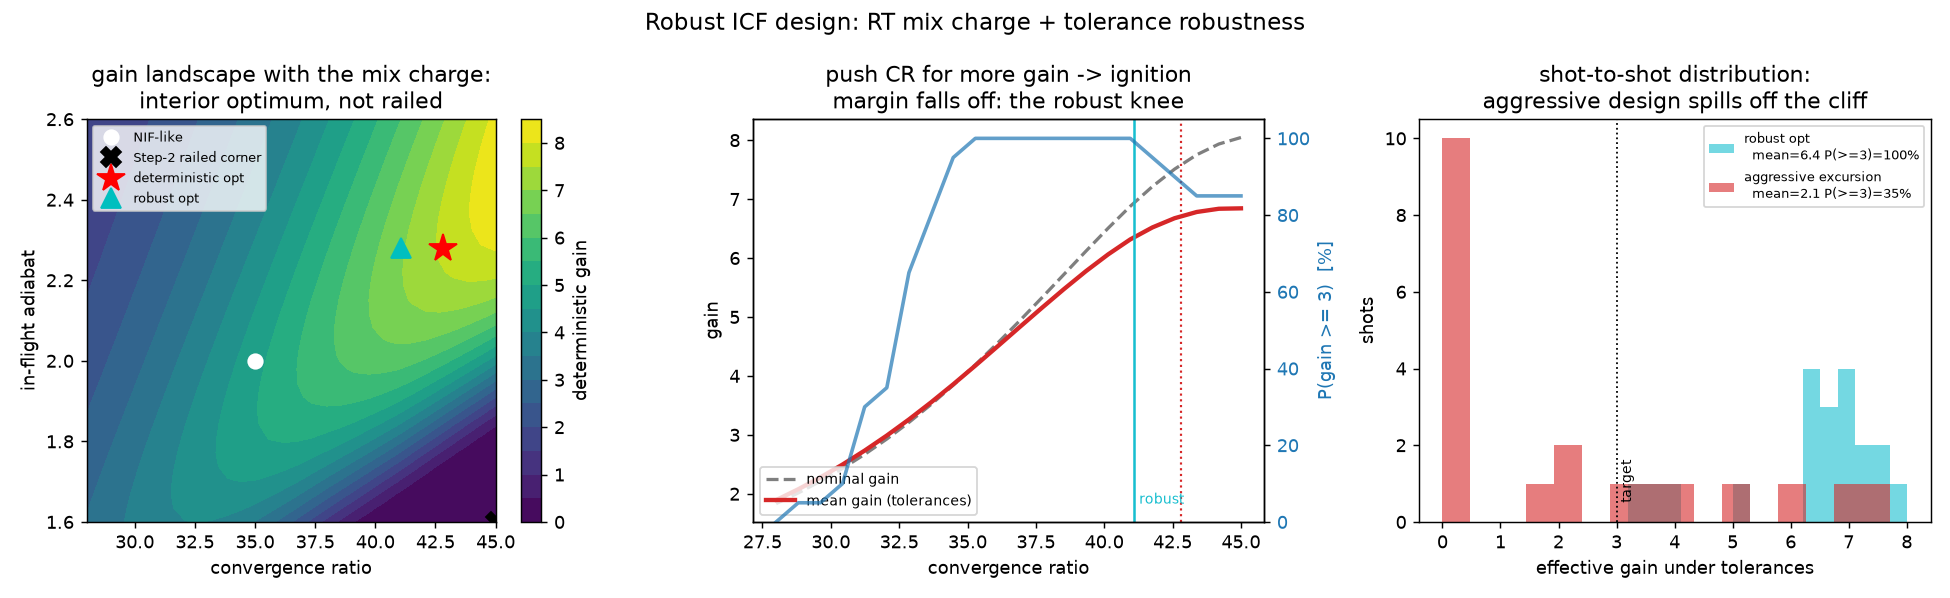

Source code (Python):
r"""
Robust whole-design optimization: max *robust* gain under tolerances.

Step 2 optimized the whole design for gain and the optimum railed -- convergence
high, adiabat low, fuel high -- because nothing charged for the Rayleigh-Taylor
instability that aggressive compression buys. Step 3 adds two things:

  1. THE INSTABILITY CHARGE.  rt_mix.py turns the design into a multimode mix width
     and an ignition-margin penalty. Folded into the objective (as a factor relative
     to the tuned nominal, so NIF's own mix is not double-counted), it removes the
     incentive to rail: the deterministic optimum now sits at an INTERIOR
     convergence / adiabat -- a real ignition-margin sweet spot.

  2. ROBUSTNESS.  A real shot is not the nominal design -- surface finish, drive
     symmetry, adiabat and delivered energy all scatter shot to shot. We Monte-Carlo
     those tolerances (common random numbers, so the objective stays smooth) and
     optimize a ROBUST objective, mean(gain) - K*std(gain). Because the mix penalty
     is a cliff, an aggressive design that wins on paper can spend half its shots
     quenched; the robust optimum backs off the cliff, trading a little nominal gain
     for far higher probability of ignition.

Forward model (all fast: hydro-fit gain, cached RT table, one view-factor solve):

  effective gain = gain_0(E,fuel,CR,adiabat)          [coupled_gain, hydro hot-spot T]
                 x mix_factor(CR,adiabat,sigma_surf)   [rt_mix / nominal]
                 x symmetry_factor(hohlraum)           [view factor -> YOC / nominal]

Run:  python3 robust_design_ml.py
Deps: numpy, scipy, scikit-learn  (matplotlib only for the optional figure)
"""

import os
import sys
import importlib.util

import numpy as np
from scipy.stats import qmc
from scipy.optimize import differential_evolution
from sklearn.neural_network import MLPRegressor
from sklearn.preprocessing import StandardScaler
from sklearn.model_selection import train_test_split
from sklearn.metrics import r2_score


def _load(mod, fname):
    spec = importlib.util.spec_from_file_location(mod, os.path.join(os.path.dirname(__file__), fname))
    m = importlib.util.module_from_spec(spec)
    spec.loader.exec_module(m)
    return m


cg = _load("coupled_gain", "coupled_gain.py")
mix = _load("rt_mix", "rt_mix.py")

sys.path.insert(0, os.path.join(os.path.dirname(__file__), "..", "Rayleigh-Taylor"))
from hohlraum_viewfactor import symmetry               # noqa: E402
from hohlraum_asymmetry import build_forward, performance  # noqa: E402

NAMES  = ["E_laser_MJ", "fuel_ug", "conv_ratio", "adiabat",
          "case_to_capsule", "length_to_diameter", "leh_radius_frac", "inner_frac"]
BOUNDS = np.array([[1.5, 2.4], [0.15, 0.30], [28.0, 45.0], [1.6, 2.6],
                   [2.5, 4.5], [1.2, 2.0], [0.35, 0.65], [0.20, 0.80]])
NOMINAL = np.array([2.05, 0.21, 35.0, 2.0, 3.0, 1.5, 0.50, 0.40])

_FWD = None          # convergent-RT forward model for the YOC stage (built once)
YOC_REF = None       # YOC at the nominal geometry -> symmetry factor = 1 at nominal
MIX_REF = mix.mix_penalty(35.0, 2.0, mix.SIGMA_SURF_REF)   # mix penalty at nominal (~0.85)

# --- tolerances (1-sigma), applied as common random numbers ---
TOL_E      = 0.03      # delivered laser energy      (+/- 3%)
TOL_ADIA   = 0.20      # in-flight adiabat            (drive timing / shock mistiming)
TOL_LOGSIG = 0.45      # surface finish  sigma*exp(N(0,.45))  (~ +/-55%)
TOL_SYM    = 0.12      # drive symmetry factor       (pointing / cone balance jitter)
K_ROBUST   = 1.5       # penalize std at 1.5 sigma
N_MC       = 20        # Monte-Carlo tolerance draws
G_TARGET   = 3.0       # "useful yield" bar for the ignition-margin metric P(gain>=G_TARGET)


def gain0(x):
    return cg.evaluate(cg.Design(x[0]*1e6, x[1]*1e-6, x[2], x[3]))["gain"]


def mix_factor(cr, adiabat, sigma_surf):
    """Mix penalty relative to the tuned nominal (capped at the clean limit)."""
    return min(mix.mix_penalty(cr, adiabat, sigma_surf) / MIX_REF, 1.0 / MIX_REF)


def sym_factor(x):
    a2, a4, a6 = symmetry(x[4], x[5], x[6], x[7])
    yoc, _ = performance(a2, a4, a6, fwd=_FWD)
    return (yoc / YOC_REF) if YOC_REF else 1.0


def forward_det(x):
    """Deterministic effective gain at the nominal tolerances."""
    return gain0(x) * mix_factor(x[2], x[3], mix.SIGMA_SURF_REF) * sym_factor(x)


def _eps(seed=0):
    """Common random tolerance draws: columns [E, adiabat, log-sigma, symmetry]."""
    return np.random.default_rng(seed).standard_normal((N_MC, 4))


_EPS = _eps(0)


def gain_samples(x):
    """Effective gain across the tolerance draws (symmetry solved once, then jittered)."""
    s0 = sym_factor(x)                                    # one view-factor solve
    out = np.empty(N_MC)
    for i in range(N_MC):
        e = _EPS[i]
        E   = x[0] * (1.0 + TOL_E * e[0])
        ad  = max(1.2, x[3] + TOL_ADIA * e[1])
        sig = mix.SIGMA_SURF_REF * np.exp(TOL_LOGSIG * e[2])
        sym = max(0.0, s0 * (1.0 + TOL_SYM * e[3]))
        g0  = cg.evaluate(cg.Design(E*1e6, x[1]*1e-6, x[2], ad))["gain"]
        out[i] = g0 * mix_factor(x[2], ad, sig) * sym
    return out


def robust_obj(x):
    g = gain_samples(x)
    return float(g.mean() - K_ROBUST * g.std())


def p_ignition(x, thresh=1.0):
    return float(np.mean(gain_samples(x) >= thresh))


# ----------------------------------------------------------------------------
# ML surrogate + active-learning optimum (shared by both objectives)
# ----------------------------------------------------------------------------
def sample(objfun, n, seed=0):
    lo, hi = BOUNDS[:, 0], BOUNDS[:, 1]
    X = qmc.LatinHypercube(d=len(NAMES), seed=seed).random(n) * (hi - lo) + lo
    y = np.array([objfun(x) for x in X])
    return X, y


def fit_surrogate(X, y):
    scaler = StandardScaler().fit(X)
    model = MLPRegressor(hidden_layer_sizes=(64, 64), activation="relu",
                         max_iter=3000, random_state=0)
    model.fit(scaler.transform(X), y)
    return model, scaler


def surrogate_optimum(model, scaler):
    res = differential_evolution(
        lambda x: -float(model.predict(scaler.transform(x.reshape(1, -1)))[0]),
        bounds=list(map(tuple, BOUNDS)), seed=0, maxiter=80, tol=1e-6, polish=True)
    return res.x


def optimize(objfun, label, n_init=350, rounds=6):
    X, y = sample(objfun, n_init, seed=0)
    Xtr, Xte, ytr, yte = train_test_split(X, y, test_size=0.25, random_state=0)
    model, scaler = fit_surrogate(Xtr, ytr)
    r2 = r2_score(yte, model.predict(scaler.transform(Xte)))
    print(f"  [{label}] surrogate on {len(Xtr)} designs   test R^2 = {r2:.3f}")
    best_x, best_y = X[np.argmax(y)].copy(), float(np.max(y))
    for _ in range(rounds):
        model, scaler = fit_surrogate(X, y)
        x_star = surrogate_optimum(model, scaler)
        y_true = objfun(x_star)
        X = np.vstack([X, x_star]); y = np.append(y, y_true)
        if y_true > best_y:
            best_x, best_y = x_star, y_true
    return dict(best_x=best_x, best_y=best_y, X=X, y=y, model=model, scaler=scaler, r2=r2)


def _describe(tag, x):
    g0 = gain0(x); mf = mix_factor(x[2], x[3], mix.SIGMA_SURF_REF); sf = sym_factor(x)
    g = gain_samples(x)
    print(f"  {tag}")
    print("    " + "  ".join(f"{n}={v:.2f}" for n, v in zip(NAMES, x)))
    print(f"    gain_0={g0:.2f}  x mix={mf:.2f}  x symmetry={sf:.2f}  "
          f"-> deterministic gain={forward_det(x):.2f}")
    print(f"    under tolerances: mean={g.mean():.2f}  std={g.std():.2f}  "
          f"P(gain>={G_TARGET:.0f})={np.mean(g>=G_TARGET)*100:.0f}%  10th pct={np.percentile(g,10):.2f}")


def main():
    global _FWD, YOC_REF
    print("building convergent-RT forward model (one-time)...")
    _FWD = build_forward()
    YOC_REF = performance(*symmetry(*NOMINAL[4:]), fwd=_FWD)[0]

    print("=" * 74)
    print("  ROBUST WHOLE-DESIGN OPTIMIZATION  (mix penalty + tolerances)")
    print("=" * 74)
    _describe("NIF-like nominal", NOMINAL)
    print("-" * 74)

    print("  optimizing DETERMINISTIC gain (now with the RT mix charge)...")
    det = optimize(forward_det, "det")

    # Chance-constrained robust design: keep the deterministic optimum's design but
    # back the dominant knob (convergence) off the cliff to the highest CR that still
    # meets the ignition-margin constraint  P(gain >= target) >= 0.99. This is a
    # transparent robust rule; the noisy mean-K*std surrogate over the full 8-D cliff
    # is not reliable enough to trust as an optimizer.
    rob_x, crs_scan = robust_backoff(det["best_x"])
    rob = dict(best_x=rob_x, scan=crs_scan)

    print("=" * 74)
    _describe("DETERMINISTIC optimum (max nominal gain)", det["best_x"])
    print("-" * 74)
    _describe("ROBUST design (chance-constrained: P(gain>=%.0f) >= 99%%)" % G_TARGET, rob_x)
    print("=" * 74)
    print("  Step 2 railed CR->max, adiabat->min. With the mix charge the deterministic")
    print("  optimum sits interior; the deterministic optimum still chases nominal gain")
    print("  to the cliff shoulder (fat downside tail), so the robust design backs")
    print("  convergence off to guarantee the ignition-margin constraint.")
    print("=" * 74)
    return dict(det=det, rob=rob)


def robust_backoff(x0, thresh=0.99):
    """Back convergence off the cliff to the highest CR meeting P(gain>=target)>=thresh."""
    crs = np.linspace(BOUNDS[2, 0], BOUNDS[2, 1], 40)
    scan = []
    for c in crs:
        xx = x0.copy(); xx[2] = c
        g = gain_samples(xx)
        scan.append((c, g.mean(), np.mean(g >= G_TARGET)))
    ok = [row for row in scan if row[2] >= thresh]
    # highest-mean CR among those satisfying the chance constraint
    c_star = max(ok, key=lambda r: r[1])[0] if ok else BOUNDS[2, 0]
    rob_x = x0.copy(); rob_x[2] = c_star
    return rob_x, scan


def make_figure(info, fname="robust_design_ml.png"):
    try:
        import matplotlib.pyplot as plt
    except Exception as e:
        print(f"[figure skipped: {e}]")
        return
    det_x, rob_x = info["det"]["best_x"], info["rob"]["best_x"]
    # an "aggressive" excursion: push the robust design's CR up / adiabat down for a
    # little more nominal gain -- the design that looks tempting on paper
    agg_x = rob_x.copy(); agg_x[2] = min(BOUNDS[2, 1], rob_x[2] + 3.0); agg_x[3] = max(1.6, rob_x[3] - 0.5)
    fig, ax = plt.subplots(1, 3, figsize=(15, 4.6))

    # (1) effective-gain landscape over (CR, adiabat), optima + the railed Step-2 corner
    C = np.linspace(BOUNDS[2, 0], BOUNDS[2, 1], 30)
    A = np.linspace(BOUNDS[3, 0], BOUNDS[3, 1], 30)
    CC, AA = np.meshgrid(C, A)
    bx = det_x
    Z = np.array([[forward_det([bx[0], bx[1], CC[i, j], AA[i, j], bx[4], bx[5], bx[6], bx[7]])
                   for j in range(CC.shape[1])] for i in range(CC.shape[0])])
    im = ax[0].contourf(CC, AA, Z, levels=20, cmap="viridis")
    ax[0].plot(NOMINAL[2], NOMINAL[3], "wo", ms=8, label="NIF-like")
    ax[0].plot(BOUNDS[2, 1], BOUNDS[3, 0], "kX", ms=11, label="Step-2 railed corner")
    ax[0].plot(det_x[2], det_x[3], "r*", ms=16, label="deterministic opt")
    ax[0].plot(rob_x[2], rob_x[3], "c^", ms=11, label="robust opt")
    fig.colorbar(im, ax=ax[0], label="deterministic gain")
    ax[0].set_xlabel("convergence ratio"); ax[0].set_ylabel("in-flight adiabat")
    ax[0].set_title("gain landscape with the mix charge:\ninterior optimum, not railed")
    ax[0].legend(fontsize=7, loc="upper left")

    # (2) THE MONEY PLOT: sweep CR at the robust optimum's other knobs. Nominal gain
    #     keeps rising, but mean gain under tolerances rolls over and the ignition-
    #     margin metric P(gain>=target) falls off the cliff -- the robust knee.
    crs = np.linspace(BOUNDS[2, 0], BOUNDS[2, 1], 22)
    det_g, mean_g, p_marg = [], [], []
    for c in crs:
        xx = rob_x.copy(); xx[2] = c
        det_g.append(forward_det(xx))
        g = gain_samples(xx); mean_g.append(g.mean()); p_marg.append(np.mean(g >= G_TARGET))
    ax[1].plot(crs, det_g, "tab:gray", lw=1.8, ls="--", label="nominal gain")
    ax[1].plot(crs, mean_g, "tab:red", lw=2.4, label="mean gain (tolerances)")
    ax[1].axvline(rob_x[2], color="tab:cyan", lw=1.4); ax[1].text(rob_x[2]+0.2, min(det_g), "robust", color="tab:cyan", fontsize=8)
    ax[1].axvline(det_x[2], color="tab:red", ls=":", lw=1.2)
    ax[1].set_xlabel("convergence ratio"); ax[1].set_ylabel("gain")
    axp = ax[1].twinx()
    axp.plot(crs, np.array(p_marg)*100, "tab:blue", lw=2, alpha=0.7)
    axp.set_ylabel("P(gain >= %.0f)  [%%]" % G_TARGET, color="tab:blue")
    axp.tick_params(axis="y", labelcolor="tab:blue"); axp.set_ylim(0, 105)
    ax[1].set_title("push CR for more gain -> ignition\nmargin falls off: the robust knee")
    ax[1].legend(fontsize=8, loc="lower left")

    # (3) gain distributions: robust optimum vs the tempting aggressive excursion
    for x, col, lab in [(rob_x, "tab:cyan", "robust opt"),
                        (agg_x, "tab:red", "aggressive excursion")]:
        g = gain_samples(x)
        ax[2].hist(g, bins=16, alpha=0.6, color=col,
                   label=f"{lab}\n  mean={g.mean():.1f} P(>={G_TARGET:.0f})={np.mean(g>=G_TARGET)*100:.0f}%")
    ax[2].axvline(G_TARGET, color="k", ls=":", lw=1)
    ax[2].text(G_TARGET*1.02, 0.5, "target", rotation=90, fontsize=8, va="bottom")
    ax[2].set_xlabel("effective gain under tolerances"); ax[2].set_ylabel("shots")
    ax[2].set_title("shot-to-shot distribution:\naggressive design spills off the cliff")
    ax[2].legend(fontsize=7)

    fig.suptitle("Robust ICF design: RT mix charge + tolerance robustness", fontsize=13)
    fig.tight_layout(); fig.savefig(fname, dpi=130)
    print(f"Saved figure -> {fname}")


if __name__ == "__main__":
    make_figure(main())

# ----------------------------------------------------------------------------
# NOTES ----------------------------------------------------------------------
# * This is the payoff of the whole chain: gain_0 (hydro hot-spot T) x mix (multimode
#   RT) x symmetry (view factor), optimized end to end -- and then optimized for
#   ROBUST gain under tolerances, which is the number a real ignition program tries
#   to maximize. The mix charge is what makes "max gain" stop railing; robustness is
#   what turns a paper optimum into a design that ignites shot after shot.
# * Reduced throughout (see each module's NOTES). The tolerance model is Gaussian and
#   the four channels are independent; a real UQ (Step 4, Sobol indices +
#   tolerance->yield-variance) would rank which spec actually drives the variance.
# ----------------------------------------------------------------------------
